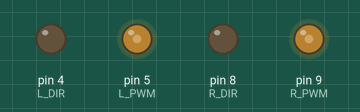
This sketch was run on a simulated Arduino Nano, built with avr-gcc and run on an emulated ATmega328P. Shown: output pins drawn as LEDs (lit = HIGH).

Above: at 0.05 s.
At 4.0 s:
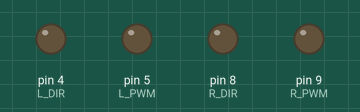
Timing chart, 0 to 5.2 s (numbered marks = the images above):
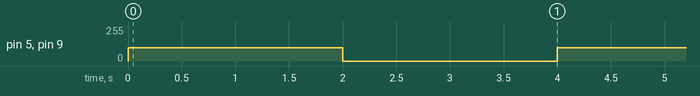

Measured:
- by itself, pin 5 (L_PWM), pin 9 (R_PWM): alternates 100/255 for 2.0 s and 0/255 for 2.0 s

The sketch:

test_silnikow.ino
```cpp
// --- USTAWIENIA KALIBRACJI (Zmieniaj tylko tutaj) ---
float korekta_lewy  = 1.0;  // Jeśli skręca w PRAWO, zmniejsz to (np. 0.95)
float korekta_prawy = 1.0;  // Jeśli skręca w LEWO, zmniejsz to (np. 0.95)

//!!! PINY PWM NA ARDUINO NANO: D3, D5, D6, D9, D10, D11 !!!
int L_DIR = 4; // Lewy kierunek (zwykły)
int L_PWM = 5; // Lewy prędkość (PWM ~)
int R_DIR = 8; // Prawy kierunek (zwykły)
int R_PWM = 9; // Prawy prędkość (PWM ~)

void setup() {
  pinMode(L_DIR, OUTPUT);
  pinMode(L_PWM, OUTPUT);
  pinMode(R_DIR, OUTPUT);
  pinMode(R_PWM, OUTPUT);
}

void loop() {
  // 1. JAZDA DO PRZODU (przez 2 sekundy)

  // Lewy silnik
  digitalWrite(L_DIR, LOW);
  analogWrite(L_PWM, 100 * korekta_lewy); // 150 to bezpieczna prędkość testowa

  // Prawy silnik
  digitalWrite(R_DIR, LOW);
  analogWrite(R_PWM, 100 * korekta_prawy);

  delay(2000); // Czas jazdy

  // 2. STOP (przez 2 sekundy - żebyś mógł go złapać/poprawić)
  analogWrite(L_PWM, 0);
  analogWrite(R_PWM, 0);

  delay(2000); // Czas postoju
}
```
